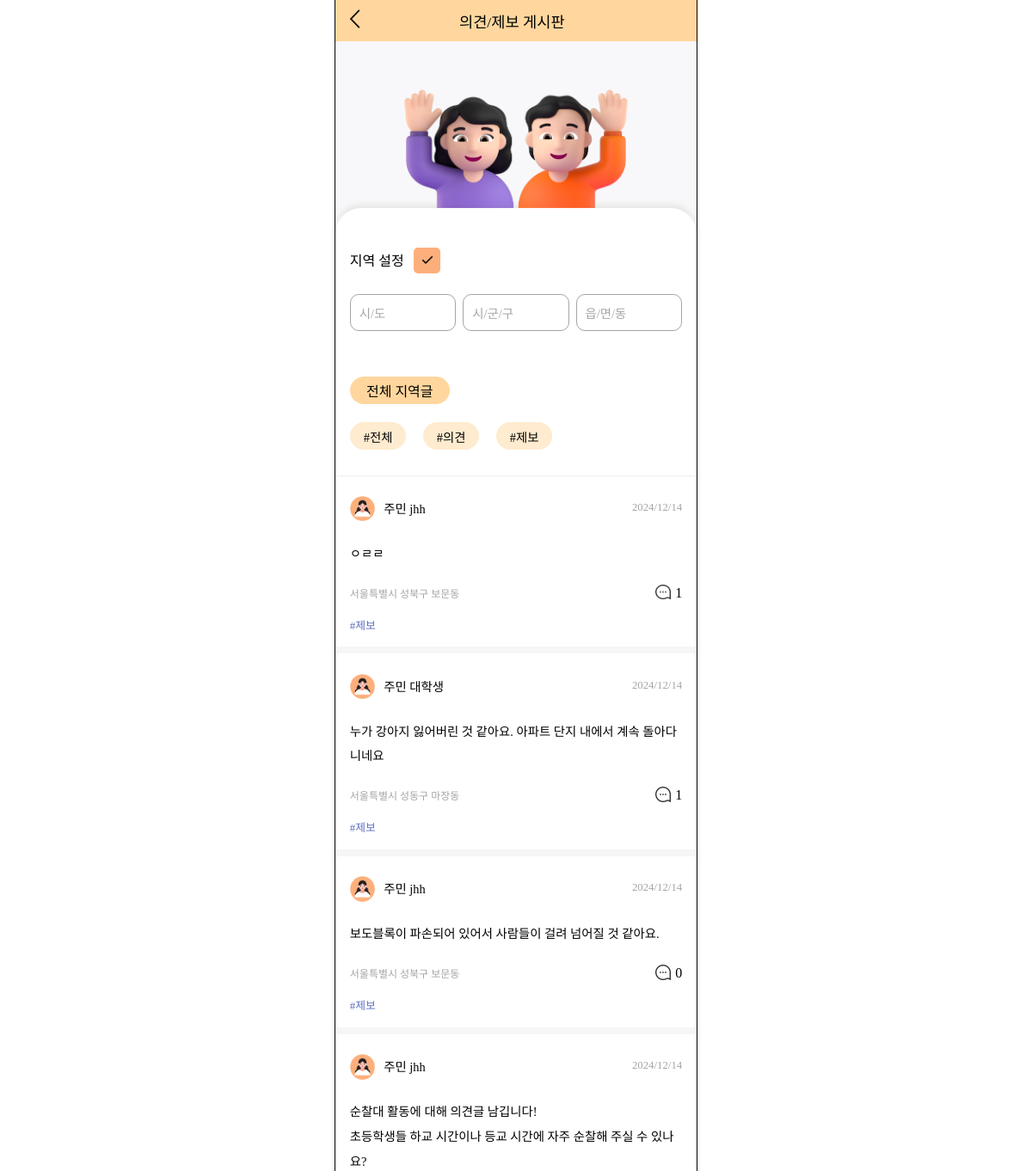
Page /boards/people-board/ (signed in, upper part) on the earlier database version.
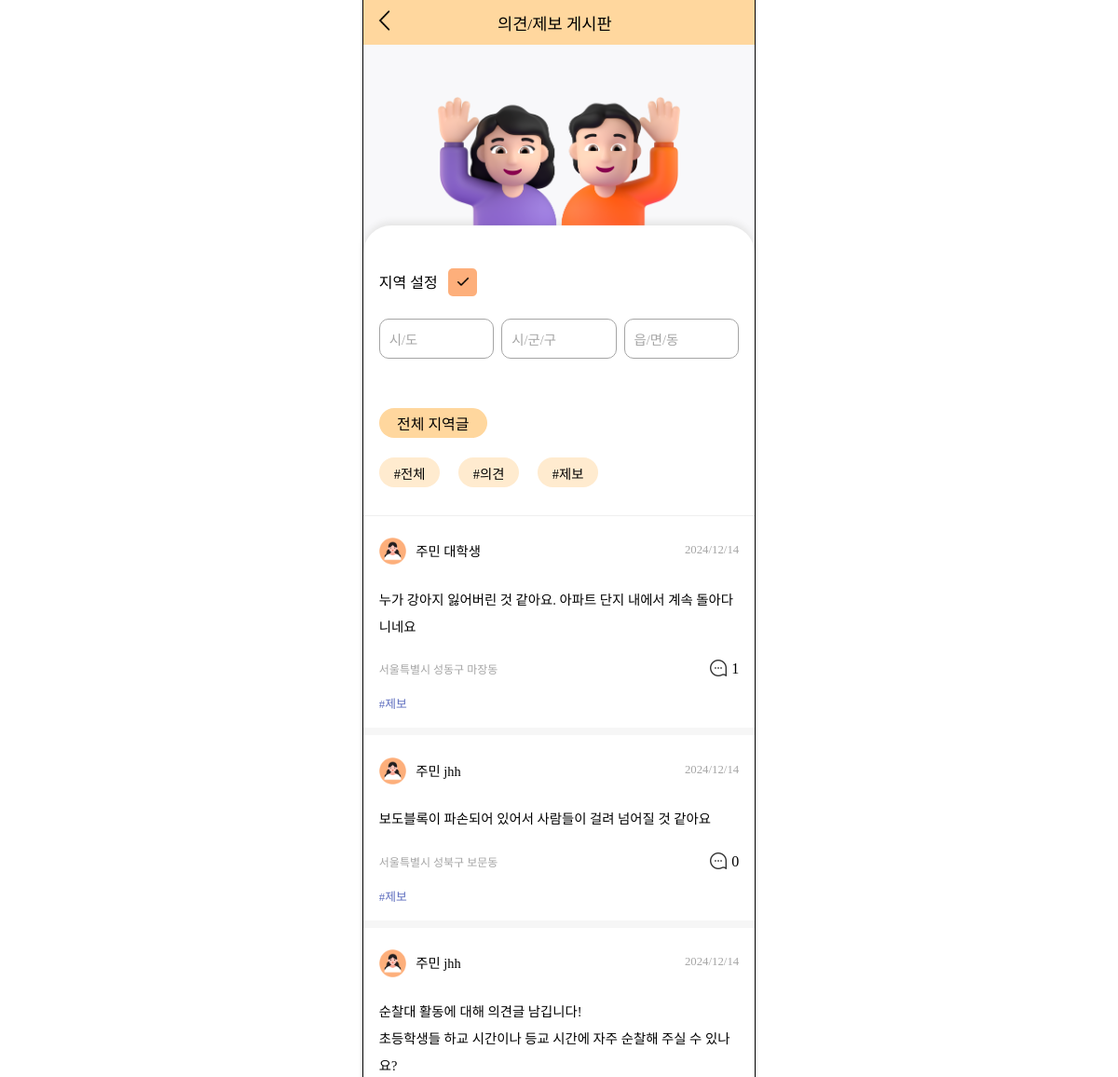
Same page on the later database version.
### boards/models.py (models this page shows)
class Board(models.Model):
    user = models.ForeignKey(settings.AUTH_USER_MODEL, on_delete=models.CASCADE)
    region_sido = models.CharField(null=False, max_length=30, blank=False)
    region_sigungu = models.CharField(null=False, max_length=30, blank=False)
    region_dong = models.CharField(null=False, max_length=30, blank=False)
    created_at = models.DateTimeField(auto_now_add=True)
    image_path = models.ImageField(upload_to='boards/', null=True, blank=True)
    content = models.TextField(null=False, blank=False)
    board_type = models.ForeignKey(BoardType, on_delete=models.CASCADE, null=False, blank=False)

class BoardType(models.Model):
    type_name = models.CharField(max_length=10, null=False, blank=False)

### accounts/models.py (models this page shows, shortened)
class Member(AbstractBaseUser):
    user_id = models.CharField(primary_key=True, max_length=15, null=False, blank=False, unique=True)
    email = models.EmailField(max_length=100, null=False, blank=False, unique=True)
    nickname = models.CharField(null=False, max_length=8, blank=False)
    region_sido = models.CharField(null=False, max_length=30, blank=False)
    region_sigungu = models.CharField(null=False, max_length=30, blank=False)
    region_dong = models.CharField(null=False, max_length=30, blank=False)
    member_type = models.ForeignKey(MemberType, on_delete=models.CASCADE, null=False, blank=False)
    is_active = models.BooleanField(default=True)
    is_admin = models.BooleanField(default=False)
    objects = UserManager()
    USERNAME_FIELD = 'user_id'
    REQUIRED_FIELDS = ['email', 'nickname', 'region_sido', 'region_sigungu', 'region_dong', 'member_type']
    def __str__(self):
        return self.user_id

class MemberType(models.Model):
    type_name = models.CharField(max_length=10)
    def __str__(self):
        return self.type_name

### boards/views.py (the view)
# urls.py: path('people-board/', views.people_board, name='people_board'),
def people_board(request):
    sido = ''
    sigungu = ''
    dong = ''
    if request.method == 'POST':
        sido = request.POST.get('sido')
        sigungu = request.POST.get('sigungu')
        dong = request.POST.get('dong')
        boards = Board.objects.filter(board_type__in=[2, 3]).order_by('-created_at')
        boards = [
            board for board in boards
            if board.region_sido.replace(" ", "") == sido.replace(" ", "") and
               board.region_sigungu.replace(" ", "") == sigungu.replace(" ", "") and
               board.region_dong.replace(" ", "") == dong.replace(" ", "")
        ]
        print(boards)
    else:
        boards = Board.objects.filter(board_type__in=[2, 3]).order_by('-created_at')
    user = Member.objects.get(user_id=request.user)
    comments = Comment.objects.all()
    for board in boards:
        board.comment_count = Comment.objects.filter(board=board).count()
    for board in boards:
        if len(board.content) > 150:
            board.short_content = board.content[:150] + '....'
        else:
            board.short_content = board.content
    from_page = request.GET.get('from')
    if from_page:
        request.session['from_page'] = from_page # 세션에 추가
    if request.session.get('from_page'):
        back_url = '/boards/people_board/'
    context = {
        'boards': boards,
        'user': user,
        'comments': comments,
        'sido': sido,
        'sigungu': sigungu,
        'dong': dong,
    }
    return render(request, 'boards/people_board_main.html', context)

### templates/boards/people_board_main.html (shortened to what the changed rows need)
<!DOCTYPE html>
{% load static %}
<html lang="ko">
<head>
    <link rel="stylesheet" href="{% static 'css/people_board_main.css' %}">
    <link rel="stylesheet" href="{% static 'css/menubar.css' %}">
    <link rel="stylesheet" as="style" crossorigin href="https://cdn.jsdelivr.net/gh/ungveloper/web-fonts/SCoreDream/font-face.css" />
    <link rel="stylesheet" as="style" crossorigin href="https://cdn.jsdelivr.net/gh/ungveloper/web-fonts/SCoreDream/font-family.css" />
</head>
<body>
    <div class="container-content">
        <div class="contents">
            <div class="test">
                <div class="board-block">
                    <form class="region-block" method="post" action="{% url 'boards:people_board' %}">
                        <div class="block-title">
                        </div>
                        <div class="region">
                        </div>
                        <div class="all-board">
                        </div>
                    </form>
                    <div class="post-type-select">
                        <div class="select-all" onclick="filterPosts('all')">#전체</div>
                        <div class="select-idea" onclick="filterPosts('의견')">#의견</div>
                        <div class="select-report" onclick="filterPosts('제보')">#제보</div>
                    </div>
                    {% for board in boards %}
                        <div class="post-block" data-type="{{ board.board_type.type_name }}">
                            <a href="{% url 'boards:people_board_detail' board.id %}?page=board">
                                <div class="post-header">
                                    <div class="user-profile">
                                        <div class="user-img"><img src="{% static 'image/people_profile.png' %}" alt=""></div>
                                        <div class="user-name">{{ board.user.member_type }} <span class="text-strong">{{ board.user.nickname }}</span></div>
                                    </div>
                                    <div class="post-date">{{ board.created_at|date:"Y/m/d"  }}</div>
                                </div>
                                <div class="post-content">
                                    {{ board.short_content|linebreaks }}
                                </div>
                                <div class="post-footer">
                                    <div class="post-region">{{ board.region_sido }} {{ board.region_sigungu }} {{ board.region_dong }}</div>
                                    <div class="comment">
                                        <div class="comment-img">
                                            <img src="{% static 'image/speech-bubble.png' %}" alt="">
                                        </div>
                                        <div>{{ board.comment_count }}</div>
                                    </div>
                                </div>
                                <div class="post-type">#{{ board.board_type.type_name }}</div>
                            </a>
                        </div>
                        <div class="gap-block"></div>
                    {% endfor %}
                </div>
            </div>
        </div>
    </div>
</body>
</html>

Differences in the rows shown:
removed Board: user.member_type "주민", user.nickname "jhh", created_at "2024/12/14", short_content "ㅇㄹㄹ", region_sido "서울특별시", region_sigungu "성북구", region_dong "보문동", comment_count "1", board_type.type_name "제보"
changed Board "성북구": short_content "보도블록이 파손되어 있어서 사람들이 걸려 넘어질 것 같아요." → "보도블록이 파손되어 있어서 사람들이 걸려 넘어질 것 같아요"
